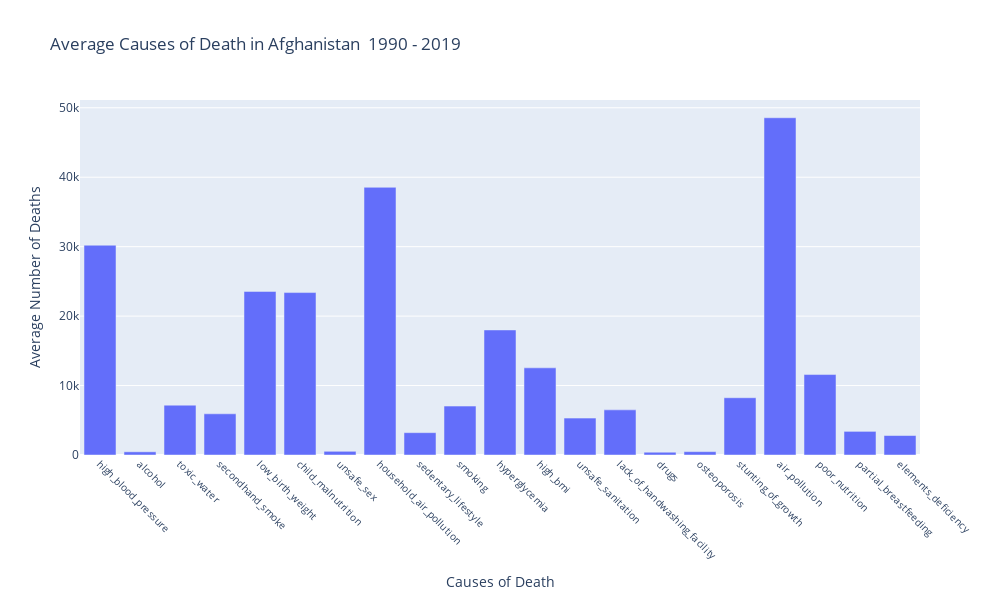

Notebook code for this chart:
### Code cell
# Register the function to be called when dropdown value changes
country_dropdown.observe(on_dropdown_change, names='value')

# Display the dropdown widget and initial plot
display(country_dropdown)

# Get the initial selected country from the dropdown menu
selected_country = country_dropdown.value


# Update the plot for the initial selection
update_plot(selected_country)

### Figure 1 — Plotly figure (JSON) as saved in the notebook; plotly's stock layout.template omitted (floating-point values rounded to 4 significant figures)
{"data": [{"alignmentgroup": "True", "hovertemplate": "Causes of Death=%{x}<br>Average Number of Deaths=%{y}<extra></extra>", "legendgroup": "", "marker": {"color": "#636efa", "pattern": {"shape": ""}}, "name": "", "offsetgroup": "", "orientation": "v", "showlegend": false, "textposition": "auto", "type": "bar", "x": ["high_blood_pressure", "alcohol", "toxic_water", "secondhand_smoke", "low_birth_weight", "child_malnutrition", "unsafe_sex", "household_air_pollution", "sedentary_lifestyle", "smoking", "hyperglycemia", "high_bmi", "unsafe_sanitation", "lack_of_handwashing_facility", "drugs", "osteoporosis", "stunting_of_growth", "air_pollution", "poor_nutrition", "partial_breastfeeding", "elements_deficiency"], "xaxis": "x", "y": [30210.0, 459.3, 7175.0, 5931.0, 23550.0, 23390.0, 532.3, 38550.0, 3216.0, 7043.0, 18010.0, 12552, 5311.0, 6498.0, 398.5, 483, 8245.0, 48560.0, 11580.0, 3403.0, 2804.0], "yaxis": "y"}], "layout": {"barmode": "relative", "height": 600, "legend": {"tracegroupgap": 0}, "title": {"text": "Average Causes of Death in Afghanistan  1990 - 2019"}, "width": 1000, "xaxis": {"anchor": "y", "autorange": true, "domain": [0, 1], "range": [-0.5, 20.5], "tickangle": 45, "tickfont": {"size": 10}, "title": {"text": "Causes of Death"}, "type": "category"}, "yaxis": {"anchor": "x", "autorange": true, "domain": [0, 1], "range": [0, 51118], "title": {"text": "Average Number of Deaths"}, "type": "linear"}}}
